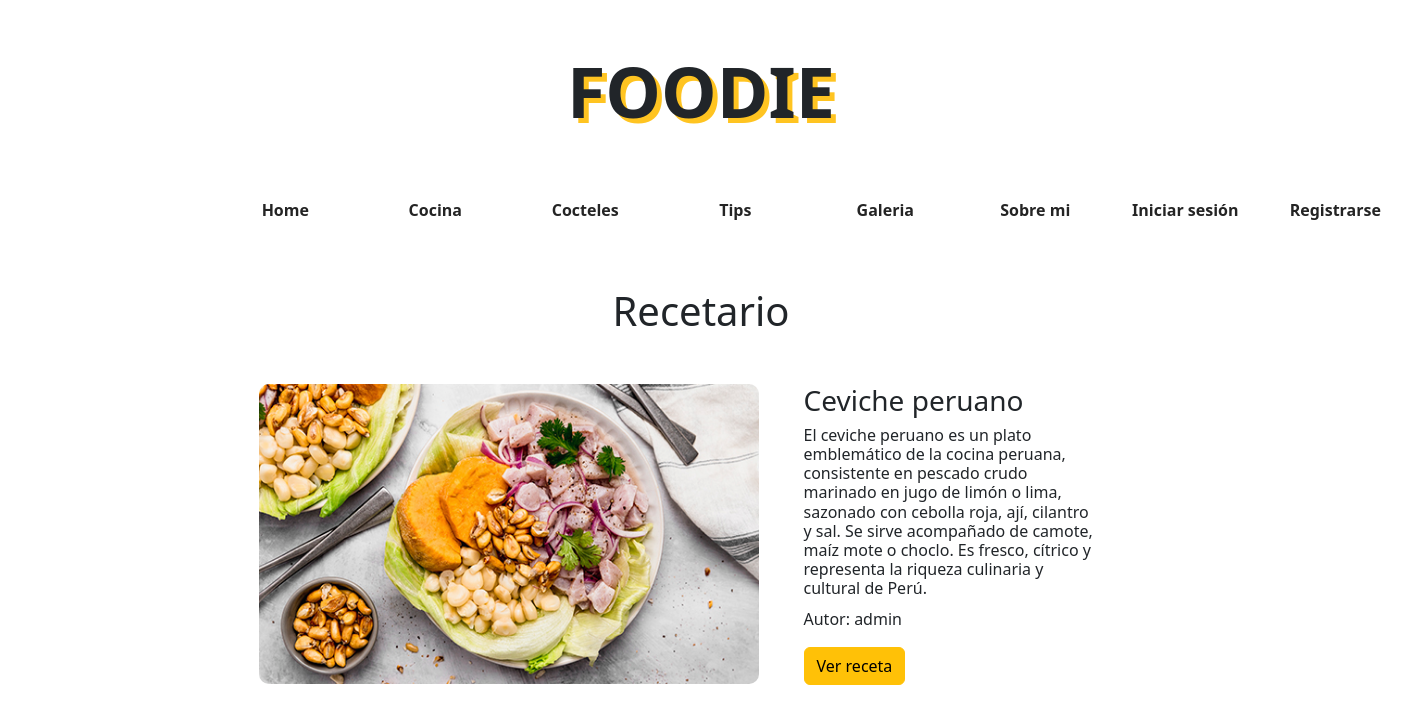
The page /recetario/ on the database its author committed.
### foodieApp/models.py (models this page shows, shortened)
class Receta(models.Model):
    titulo = models.CharField(max_length=100)
    descripcion = models.TextField()
    ingredientes = models.TextField()
    instrucciones = models.TextField()
    autor = models.ForeignKey(User, on_delete=models.CASCADE)
    fecha_publicacion = models.DateTimeField(auto_now_add=True)
    imagen = models.ImageField(upload_to='media/imagenes_recetas/')

### foodieApp/views.py (the view)
# urls.py: path("recetario/", recetario, name="recetario"),
def recetario(request):
    recetas = Receta.objects.all()
    return render(request, "foodieApp/recetario.html", {"recetas": recetas})

### foodieApp/templates/foodieApp/recetario.html (shortened to what this page needs)
{% extends 'index.html' %}
{% block contenido %}
<div class="separadorFoodie tituloFoodie">
    <h1>Recetario</h1>
</div>
{% for receta in recetas %}
    <div class="receta">
        <div>
            <img class="imagenReceta" src="{{ receta.imagen.url }}" alt="">
        </div>
        <div class="contenido">
            <h3>{{ receta.titulo }}</h3>
            <h6>{{receta.descripcion}}</h6>
            <p>Autor: {{receta.autor}}</p>
            <a class="btn btn-warning" href="{% url 'detalle_receta' receta.id %}">Ver receta</a>
        </div>
    </div>
{% endfor %}
{% endblock contenido %}

### foodieApp/static/css/styles.css (style rules this page uses)
body { background-color: #ffffff; }
.tituloFoodie { text-align: center; margin: 5% 0; }
.separadorFoodie { display: block; justify-content: center; }
.imagenReceta { width: 500px; height: 300px; border-radius: 10px; }
.receta { display: flex; margin: 5%; }
.contenido { margin: auto 5%; }

### rows shown on the page
Receta: imagen (picture), titulo "Ceviche peruano", descripcion "El ceviche peruano es un plato emblemático de la cocina peruana, consistente en pescado crudo marinado en jugo de limón o lima, sazonado con cebolla roja, ají, cilantro y sal. Se sirve acompañado de camote, maíz mote o choclo. Es fresco, cítrico y representa la riqueza culinaria y cultural de Perú.", autor "admin"
